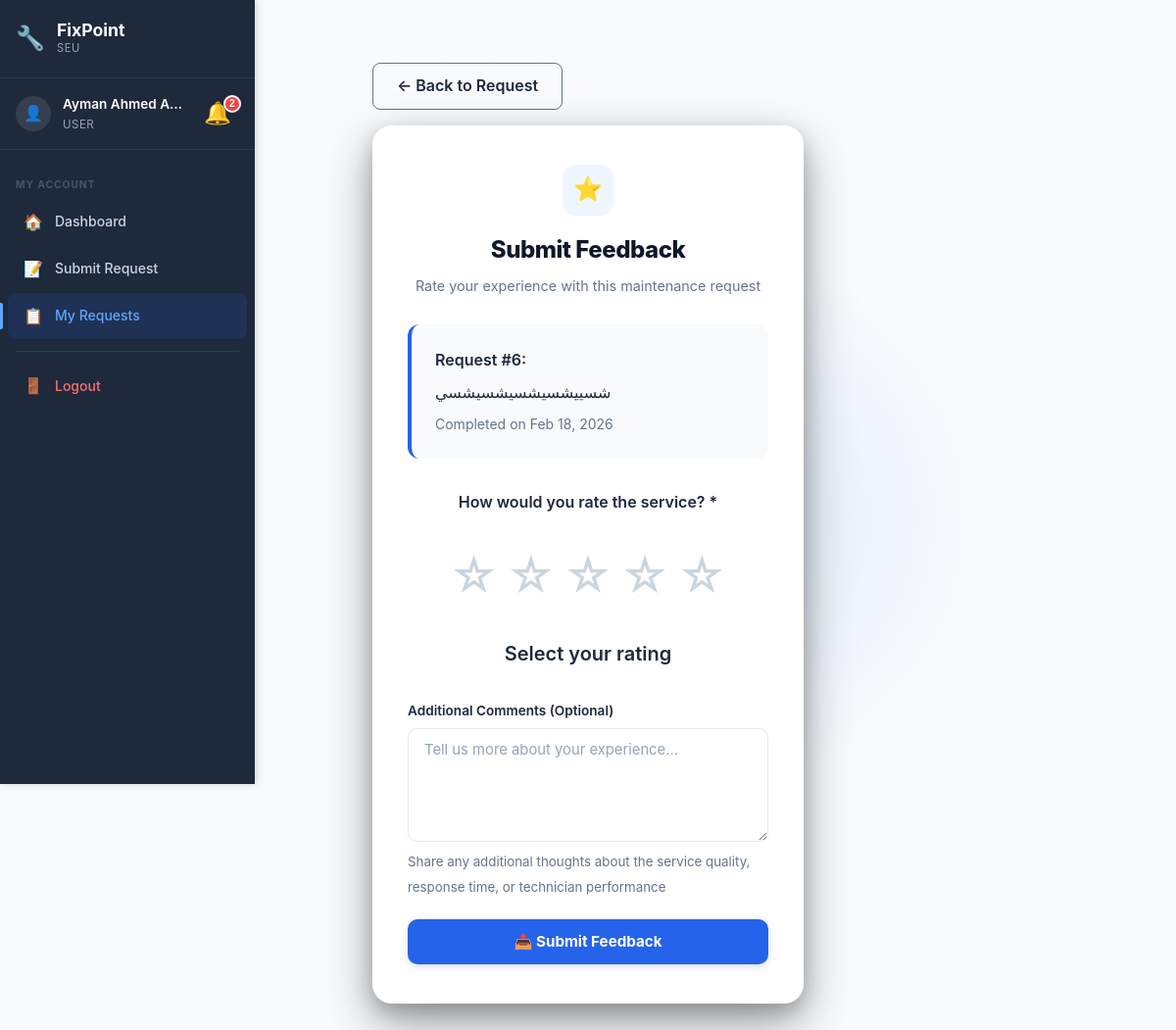
The app's page /user/submit-feedback.php?id=6 (signed in) with its own data.
### tables this page shows
CREATE TABLE `maintenancerequest` (
  `RequestID` int(11) NOT NULL,
  `UserID` int(11) NOT NULL,
  `LocationID` int(11) NOT NULL,
  `CategoryID` int(11) NOT NULL,
  `PriorityID` int(11) NOT NULL,
  `StatusID` int(11) NOT NULL DEFAULT 1,
  `Title` varchar(200) NOT NULL,
  `Description` text NOT NULL,
  `SubmittedAt` timestamp NOT NULL DEFAULT current_timestamp(),
  `UpdatedAt` timestamp NOT NULL DEFAULT current_timestamp() ON UPDATE current_timestamp(),
  `CompletedAt` timestamp NULL DEFAULT NULL
);

### config/helpers.php (called while the page is built, shortened)
<?php
function formatDate($date, $format = 'M d, Y H:i') {
    return date($format, strtotime($date));
}
function e($string) {
    return htmlspecialchars($string, ENT_QUOTES, 'UTF-8');
}
?>

### includes/notification-bell.php (the view, shortened to what this page needs)
<?php
$_notif_count = 0;
if (isset($_SESSION['user_id'])) {
    $notif_count_sql = "SELECT COUNT(*) as unread FROM notification WHERE UserID = ? AND IsRead = 0";
    $notif_count_stmt = $conn->prepare($notif_count_sql);
    $notif_count_stmt->bind_param("i", $_SESSION['user_id']);
    $notif_count_stmt->execute();
    $_notif_count = $notif_count_stmt->get_result()->fetch_assoc()['unread'];
}
?>
<div class="notif-wrapper" id="notifWrapper">
    <button class="notif-bell" id="notifBell" onclick="toggleNotifDropdown(event)" title="Notifications">
        🔔
        <?php if ($_notif_count > 0): ?>
            <span class="notif-badge" id="notifBadge"><?php echo $_notif_count > 99 ? '99+' : $_notif_count; ?></span>
        <?php endif; ?>
    </button>
</div>

### user/submit-feedback.php (shortened to what this page needs)
<?php
require_once __DIR__ . '/../config/database.php';
require_once __DIR__ . '/../config/helpers.php';
$user_id = $_SESSION['user_id'];
$request_id = isset($_GET['id']) ? (int)$_GET['id'] : 0;
$sql = "SELECT
            mr.RequestID,
            mr.Title,
            mr.Description,
            mr.UserID,
            mr.StatusID,
            mr.CompletedAt,
            s.StatusName
        FROM maintenancerequest mr
        JOIN status s ON mr.StatusID = s.StatusID
        WHERE mr.RequestID = ? AND mr.UserID = ?";
$stmt = $conn->prepare($sql);
$stmt->bind_param("ii", $request_id, $user_id);
$stmt->execute();
$result = $stmt->get_result();
$request = $result->fetch_assoc();
$check_sql = "SELECT FeedbackID FROM feedback WHERE RequestID = ? AND UserID = ?";
$check_stmt = $conn->prepare($check_sql);
$check_stmt->bind_param("ii", $request_id, $user_id);
$check_stmt->execute();
$existing_feedback = $check_stmt->get_result();
$already_submitted = $existing_feedback->num_rows > 0;
$feedback = null;
$current_page = 'my-requests';
?>
<!DOCTYPE html>
<html lang="en">
<head>
    <link rel="stylesheet" href="../assets/css/style.css">
    <link rel="stylesheet" href="../assets/css/auth.css">
    <link rel="stylesheet" href="../assets/css/sidebar.css">
</head>
<body class="has-sidebar">
        <aside class="sidebar" id="sidebar">
        <div class="sidebar-header">
            <div class="sidebar-logo">
                <span class="sidebar-logo-icon">🔧</span>
                <div>
                    <span class="sidebar-logo-text">FixPoint</span>
                    <span class="sidebar-logo-sub">SEU</span>
                </div>
            </div>
        </div>
        <div class="sidebar-user">
            <div class="sidebar-avatar">👤</div>
            <div class="sidebar-user-info">
                <span class="sidebar-user-name"><?php echo e($_SESSION['name']); ?></span>
                <span class="sidebar-user-role">User</span>
            </div>
            <?php include __DIR__ . '/../includes/notification-bell.php'; ?>
        </div>
        <nav class="sidebar-nav">
            <div class="sidebar-section-label">My Account</div>
            <a href="dashboard.php" class="sidebar-link <?php echo $current_page === 'dashboard' ? 'active' : ''; ?>">
                <span class="sidebar-icon">🏠</span><span>Dashboard</span>
            </a>
            <a href="submit-request.php" class="sidebar-link <?php echo $current_page === 'submit-request' ? 'active' : ''; ?>">
                <span class="sidebar-icon">📝</span><span>Submit Request</span>
            </a>
            <a href="my-requests.php" class="sidebar-link <?php echo $current_page === 'my-requests' ? 'active' : ''; ?>">
                <span class="sidebar-icon">📋</span><span>My Requests</span>
            </a>
            <div class="sidebar-divider"></div>
            <a href="../auth/logout.php" class="sidebar-link sidebar-logout">
                <span class="sidebar-icon">🚪</span><span>Logout</span>
            </a>
        </nav>
    </aside>
    <div class="main-content">
            <div class="topbar-notif"><?php include __DIR__ . '/../includes/notification-bell.php'; ?></div>
    <div class="auth-container" style="background: #f8fafc;">
        <div style="max-width: 700px; width: 100%; margin-top: 2rem;">
            <div style="margin-bottom: 1rem;">
                <a href="request-details.php?id=<?php echo $request_id; ?>" class="btn btn-outline">← Back to Request</a>
            </div>
            <div class="auth-card">
                <div class="auth-header">
                    <div class="auth-logo">⭐</div>
                    <h1 class="auth-title">Submit Feedback</h1>
                    <p class="auth-subtitle">Rate your experience with this maintenance request</p>
                </div>
                <div class="request-info">
                    <div class="request-info-title">Request #<?php echo $request['RequestID']; ?>:</div>
                    <div><?php echo e($request['Title']); ?></div>
                    <?php if ($request['CompletedAt']): ?>
                        <div style="color: #64748b; font-size: 0.875rem; margin-top: 0.5rem;">
                            Completed on <?php echo formatDate($request['CompletedAt'], 'M d, Y'); ?>
                        </div>
                    <?php endif; ?>
                </div>
                <?php if ($already_submitted && $feedback): ?>
                    <div class="submitted-feedback">
                        <h3>✅ Feedback Already Submitted</h3>
                        <p style="color: #065f46; margin-bottom: 1.5rem;">
                            Thank you for your feedback! Here's what you submitted:
                        </p>
                        <div class="your-rating">
                            <?php for ($i = 1; $i <= 5; $i++): ?>
                                <span><?php echo $i <= $feedback['Rating'] ? '⭐' : '☆'; ?></span>
                            <?php endfor; ?>
                        </div>
                        <div style="background: white; padding: 1.5rem; border-radius: 0.75rem; margin-top: 1.5rem; text-align: left;">
                            <strong style="color: #1e293b;">Your Comment:</strong>
                            <p style="color: #64748b; margin-top: 0.5rem;">
                                <?php echo $feedback['Comment'] ? e($feedback['Comment']) : '<em>No comment provided</em>'; ?>
                            </p>
                            <small style="color: #94a3b8;">
                                Submitted on <?php echo formatDate($feedback['SubmittedAt'], 'M d, Y - H:i'); ?>
                            </small>
                        </div>
                        <div style="margin-top: 2rem;">
                            <a href="my-requests.php" class="btn btn-primary">View My Requests</a>
                        </div>
                    </div>
                <?php elseif ($request['StatusID'] == 5): ?>
                    <form method="POST" action="" id="feedbackForm">
                        <div class="rating-container">
                            <label style="font-weight: 600; color: #1e293b; margin-bottom: 0.5rem;">
                                How would you rate the service? *
                            </label>
                            <div class="stars" id="starRating">
                                <span class="star" data-rating="1">☆</span>
                                <span class="star" data-rating="2">☆</span>
                                <span class="star" data-rating="3">☆</span>
                                <span class="star" data-rating="4">☆</span>
                                <span class="star" data-rating="5">☆</span>
                            </div>
                            <div class="rating-label" id="ratingLabel">Select your rating</div>
                        </div>
                        <div class="form-group">
                            <label for="comment" class="form-label">Additional Comments (Optional)</label>
                            <textarea
                                id="comment"
                                name="comment"
                                class="form-input"
                                rows="5"
                                placeholder="Tell us more about your experience..."
                            ></textarea>
                            <small style="color: #64748b;">Share any additional thoughts about the service quality, response time, or technician performance</small>
                        </div>
                        <button type="submit" class="btn-submit" id="submitBtn" disabled>
                            📤 Submit Feedback
                        </button>
                    </form>
                <?php endif; ?>
            </div>
        </div>
    </div>
    </div>
</body>
</html>

### assets/css/style.css (style rules this page uses)
* { margin: 0; padding: 0; box-sizing: border-box; }
:root { --primary-color: #2563eb; --primary-dark: #1e40af; --secondary-color: #64748b; --success-color: #10b981; --danger-color: #ef4444; --warning-color: #f59e0b; --dark: #1e293b; --gray: #64748b; --light-gray: #f1f5f9; --white: #ffffff; --shadow: 0 4px 6px rgba(0, 0, 0, 0.1); --shadow-lg: 0 10px 25px rgba(0, 0, 0, 0.15); }
body { font-family: -apple-system, BlinkMacSystemFont, 'Segoe UI', Roboto, 'Helvetica Neue', Arial, sans-serif; line-height: 1.6; color: var(--dark); background-color: var(--white); }
.btn { display: inline-block; padding: 0.625rem 1.5rem; border-radius: 0.5rem; text-decoration: none; font-weight: 600; transition: all 0.3s; cursor: pointer; border: none; font-size: 1rem; }
.btn-outline { background: transparent; color: var(--dark); border: 1px solid var(--gray); }

### assets/css/auth.css (style rules this page uses)
.auth-container { min-height: 100vh; display: flex; align-items: center; justify-content: center; background: #0F172A; padding: 2rem; position: relative; overflow: hidden; }
.auth-container::before { content: ''; position: absolute; inset: 0; background-image: linear-gradient(rgba(255,255,255,0.02) 1px, transparent 1px), linear-gradient(90deg, rgba(255,255,255,0.02) 1px, transparent 1px); background-size: 48px 48px; pointer-events: none; }
.auth-container::after { content: ''; position: absolute; top: 50%; left: 50%; transform: translate(-50%, -50%); width: 600px; height: 500px; background: radial-gradient(circle, rgba(37,99,235,0.1) 0%, transparent 70%); pointer-events: none; }
.auth-card { background: white; border-radius: 1.25rem; box-shadow: 0 0 0 1px rgba(255,255,255,0.06), 0 20px 50px rgba(0,0,0,0.35), 0 8px 20px rgba(0,0,0,0.2); max-width: 440px; width: 100%; padding: 2.5rem 2.25rem; position: relative; z-index: 1; }
.auth-header { text-align: center; margin-bottom: 1.75rem; }
.auth-logo { width: 52px; height: 52px; background: #EFF6FF; border-radius: 14px; display: flex; align-items: center; justify-content: center; margin: 0 auto 1rem; font-size: 1.5rem; }
.auth-title { font-size: 1.5rem; font-weight: 800; color: #0F172A; margin-bottom: 0.35rem; letter-spacing: -0.02em; }
.auth-subtitle { color: #64748b; font-size: 0.9rem; }
.form-group { margin-bottom: 1.25rem; }
.form-label { display: block; font-weight: 600; color: #1e293b; margin-bottom: 0.4rem; font-size: 0.85rem; }
.form-input { width: 100%; padding: 0.75rem 1rem; border: 1.5px solid #e2e8f0; border-radius: 0.625rem; font-size: 0.925rem; font-family: inherit; color: #1e293b; transition: border-color 0.2s, box-shadow 0.2s; background: #fff; }
.form-input::placeholder { color: #94a3b8; }
.btn-submit { width: 100%; padding: 0.85rem; background: #2563eb; color: white; border: none; border-radius: 0.625rem; font-size: 0.95rem; font-weight: 700; font-family: inherit; cursor: pointer; transition: all 0.25s ease; box-shadow: 0 2px 8px rgba(37,99,235,0.2); }

### user/submit-feedback.php (style rules this page uses)
.rating-container { display: flex; flex-direction: column; align-items: center; margin: 2rem 0; }
.stars { display: flex; gap: 0.5rem; font-size: 3rem; margin: 1rem 0; }
.star { cursor: pointer; color: #cbd5e1; transition: all 0.2s; user-select: none; }
.rating-label { font-size: 1.25rem; font-weight: 600; color: #1e293b; margin-top: 0.5rem; }
.request-info { background: #f8fafc; padding: 1.5rem; border-radius: 0.75rem; margin-bottom: 2rem; border-left: 4px solid #2563eb; }
.request-info-title { font-weight: 600; color: #1e293b; margin-bottom: 0.5rem; }

### includes/notification-bell.php (style rules this page uses)
.notif-wrapper { position: relative; display: inline-flex; align-items: center; }
.notif-bell { position: relative; cursor: pointer; font-size: 1.4rem; padding: 0.25rem 0.5rem; text-decoration: none; color: #64748b; transition: color 0.3s; background: none; border: none; line-height: 1; }
.notif-badge { position: absolute; top: -4px; right: -2px; background: #ef4444; color: white; font-size: 0.65rem; font-weight: 700; min-width: 18px; height: 18px; border-radius: 9px; display: flex; align-items: center; justify-content: center; padding: 0 4px; line-height: 1; border: 2px solid white; animation: notif-pulse 2s infinite; }

### records on screen
maintenancerequest: RequestID "6", Title "شسييشسيشسيشسيشسي", CompletedAt "Feb 18, 2026"

### other values on screen
$_SESSION['name'] "Ayman Ahmed A…"
$_notif_count "2"
